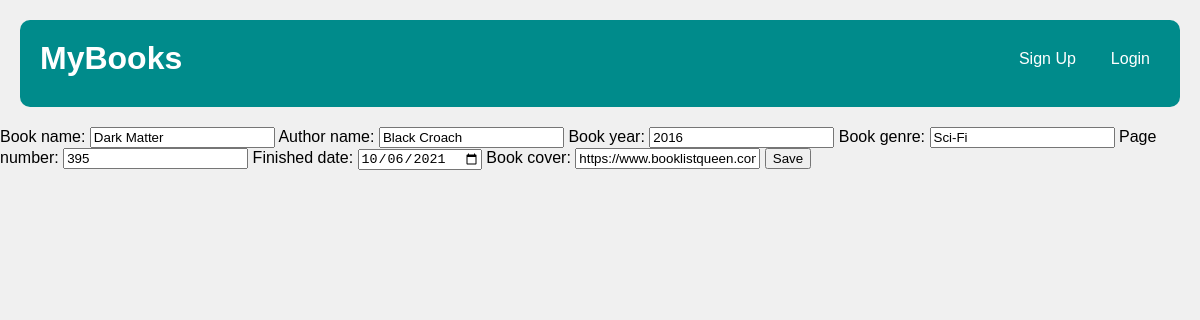
The page /update/1 on the database as committed earlier.
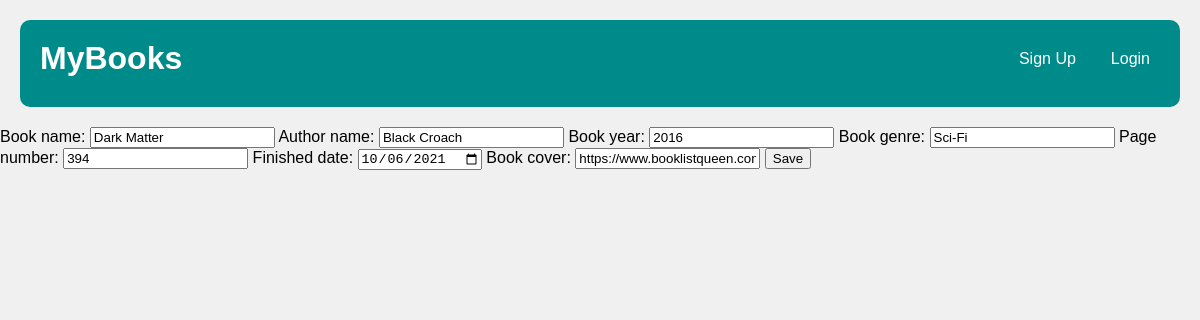
The same page on the database as committed later.
### books/models.py (models this page shows, shortened)
class Book(models.Model):
    user_name = models.ForeignKey(User, on_delete=models.CASCADE, default=1, related_name='books')
    book_name = models.CharField(max_length=225)
    author_name = models.CharField(max_length=225)
    book_genre = models.CharField(max_length=225)
    book_year = models.IntegerField()
    book_cover = models.CharField(max_length=500, default="https://bookstoreromanceday.org/wp-content/uploads/2020/08/book-cover-placeholder.png")
    page_number = models.IntegerField()
    finished_date = models.DateField(null=True)

### books/views.py (the view)
# urls.py: path('update/<int:book_id>', views.update, name='update'),
def update(request, book_id):
    book = Book.objects.get(id=book_id)
    form = BookForm(request.POST or None, instance=book)
    if form.is_valid():
        form.save()
        messages.success(request, "Updated Successfully")
        return redirect('home')
    context = {
        'book':book,
        'form': form,
    }
    return render(request, 'books/forms.html', context)

### books/forms.py
class BookForm(forms.ModelForm):
    class Meta:
        model = Book
        fields = [
            'book_name',
            'author_name',
            'book_year',
            'book_genre',
            'page_number',
            'finished_date',
            'book_cover'
        ]
        widgets = {
            'finished_date': forms.DateInput(attrs={'type':'date'}),
        }

### books/templates/books/forms.html (shortened to what this page needs)
{% extends "books/base.html" %}
{% block body %}
<form method="POST" autocomplete="on">
    {{form}}
    <button type="submit">Save</button>
</form>
{% endblock body %}

### books/templates/books/base.html (shortened to what this page needs)
{% load static %}
<!DOCTYPE html>
<html lang="en">
<head>
    <link rel="stylesheet" href="{% static 'books/home.css' %}">
</head>
<body>
    <div class="header">
        <h1><a href="{% url 'base' %}">MyBooks</a></h1>
        <nav>
            <ul>
                <li><a href="{% url 'register' %}">Sign Up</a></li>
                <li><a href="{% url 'login' %}">Login</a></li>
            </ul>
        </nav>
    </div>
    {% block body %}{% endblock body %}
</body>
</html>

### books/static/books/home.css (style rules this page uses)
body { font-family: Arial, sans-serif; background-color: #f0f0f0; margin: 0; padding: 0; background-image: url("books/images/books_background.png"); background-size: cover; background-position: center; background-attachment: fixed; }
.header { background-color: #008B8B; color: white; padding: 20px 20px 30px; display: flex; justify-content: space-between; align-items: flex-start; border-radius: 10px; margin: 20px; }
.header h1 { margin: 0; }
.header h1 a { text-decoration: none; color: inherit; }
.header nav { display: flex; align-items: center; margin-top: 10px; }
.header nav ul { list-style-type: none; padding: 0; margin: 0; display: flex; }
.header nav ul li { margin-left: 15px; }
.header nav ul li a { color: white; text-decoration: none; padding: 5px 10px; border-radius: 5px; transition: background-color 0.3s; }

Rows that differ between the two databases and show on the page:
changed Book "Dark Matter": page_number "395" → "394"
